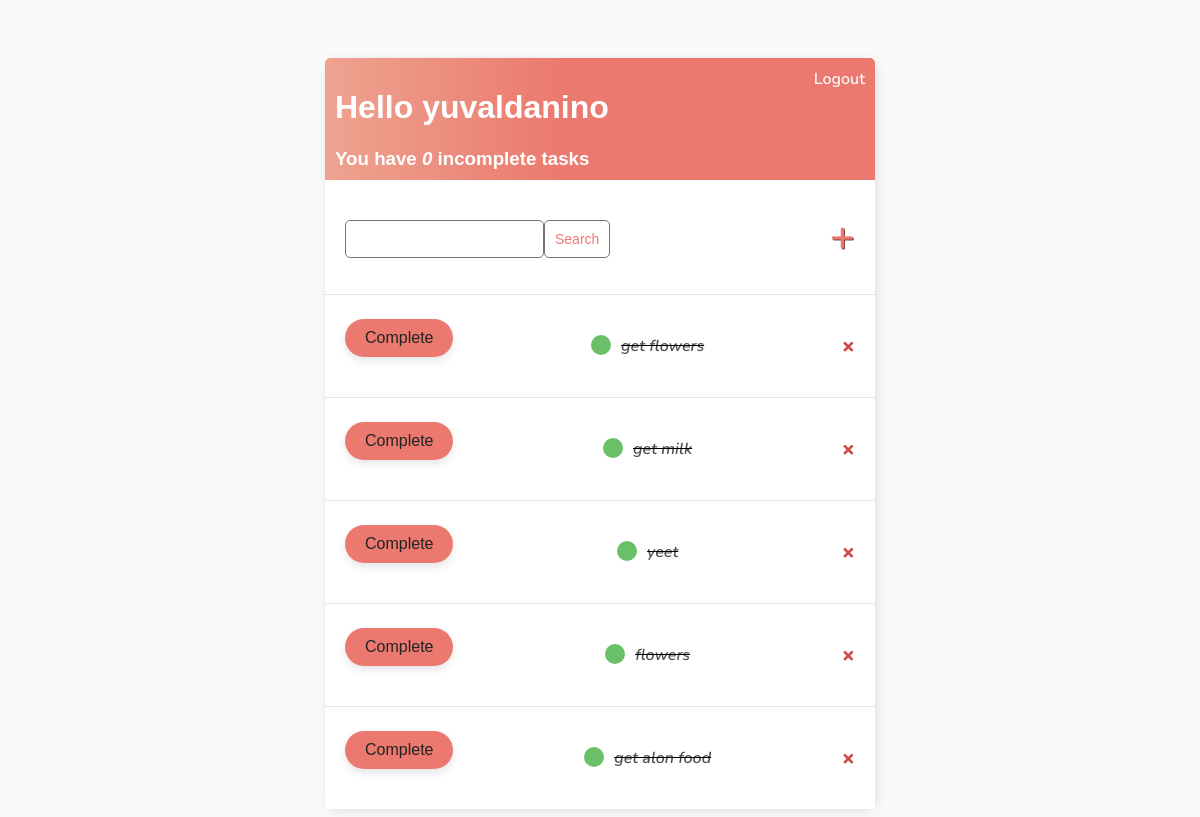
Page / (signed in) on the earlier database version.
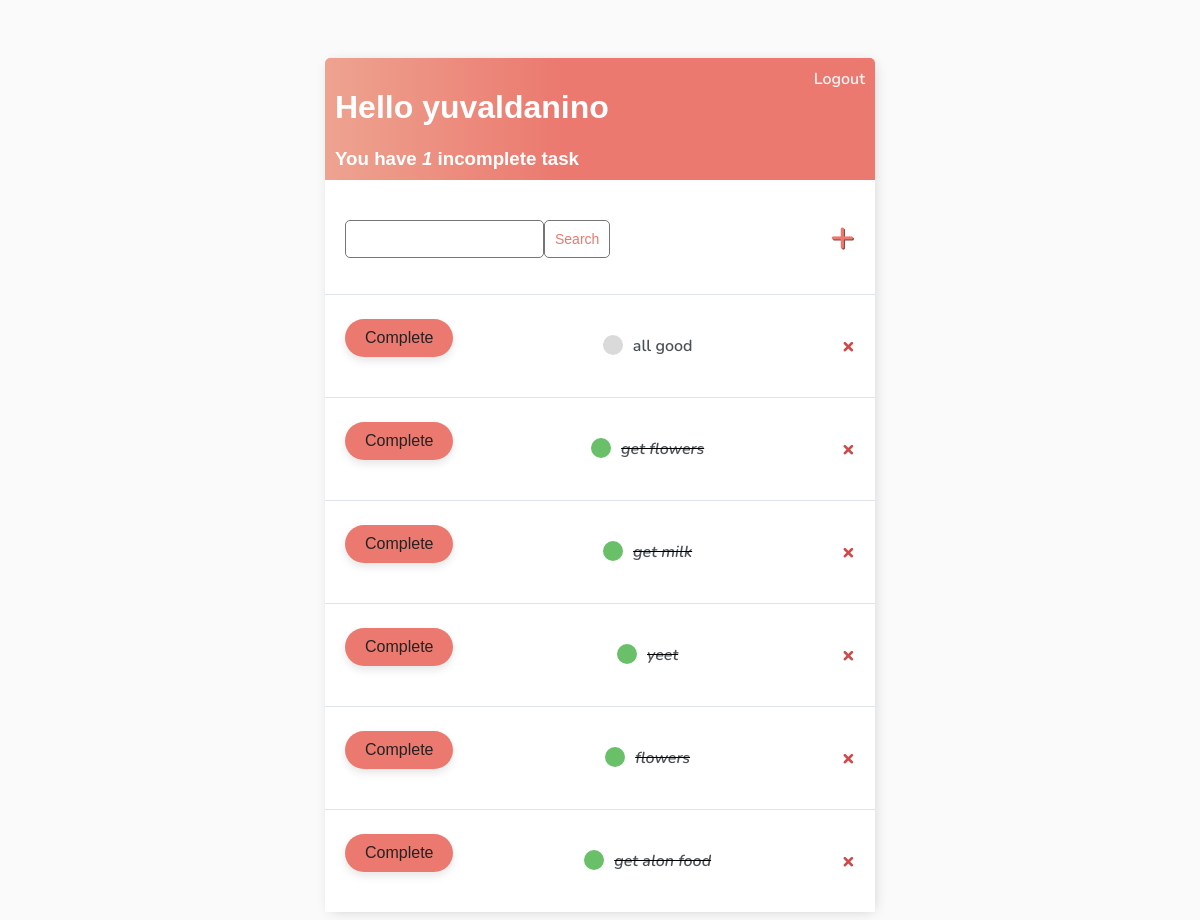
Same page on the later database version.
### base/models.py (models this page shows)
class Task(models.Model):
    user = models.ForeignKey(User, on_delete = models.CASCADE, null = True , blank = True )
    title = models.CharField(max_length = 200, null = True , blank = True)
    description = models.TextField(null = True , blank = True)
    complete = models.BooleanField(default =False)
    create = models.DateTimeField(auto_now_add = True)
    def __str__(self):
        return self.title
    class Meta:
        ordering = ['complete']  # order a query set

### base/views.py (the view)
# urls.py: path('', TaskList.as_view() , name = 'tasks'),
class TaskList(LoginRequiredMixin, ListView):
    model = Task
    context_object_name = 'tasks'
    def get_context_data(self, **kwargs):
        context = super().get_context_data(**kwargs)
        context['tasks'] = context['tasks'].filter(user = self.request.user)
        context['count'] = context['tasks'].filter( complete = False ).count()
        search_input = self.request.GET.get('search-area') or ''
        if search_input:
            context['tasks'] = context['tasks'].filter(title__startswith = search_input) # title__startswith letter at starts of word
        context['search_input'] = search_input
        return context

### base/templates/base/task_list.html (shortened to what this page needs)
{% extends 'base/main.html' %}
{% block content %}
<div class = "header-bar">
    <div>
        <h1>Hello {{request.user}} </h1>
        <h3 style = "margin:0">You have <i>{{count}}</i> incomplete task{{ count|pluralize:"s" }}</h3>
    </div>
    {% if request.user.is_authenticated %}
    <a href = "{% url 'logout' %}">Logout</a>
    {% else %}
    <a href = "{% url 'login' %}">Login</a>
    {% endif %}
</div>
<div id = "search-add-wrapper">
    <form method  = "GET" style = "margin-top: 20px; display: flex;">
        <input type = "text" name = 'search-area' value = "{{search_input}}">
        <input class = "button" type = 'submit' value = 'Search'>
    </form>
    <a id = "add-link" href="{% url 'task-create' %}">&#x2b;</a>
</div>
<div class = "task-items-wrapper">
    {% for task in tasks %}
        <div class = "task-wrapper">
            <form method="post" action = "{% url 'task-complete' task.id %}" >
                <button type="submit" class="buttonComp">Complete</button>
            </form>
            {% if task.complete%}
                <div class = "task-title">
                    <div class = "task-complete-icon"></div>
                    <i><s><a href = "{% url 'task-update' task.id %}">{{task}}</a></s></i>
                </div>
                <a class= "delete-link" href = "{% url 'task-delete' task.id %}">&#215;</a>
            {% else %}
                <div class = "task-title">
                    <div class = "task-incomplete-icon"></div>
                    <a href = "{% url 'task-update' task.id %}">{{task}}</a>
                </div>
                <a class= "delete-link" href = "{% url 'task-delete' task.id %}">&#215;</a>
            {% endif %}
        </div>
    {% empty %}
    <h3>No items in list</h3>
    {% endfor %}
</div>
{% endblock content %}

Differences in the rows shown:
added Task: title "all good"
Other differences:
{{ count }}: "0" → "1"
